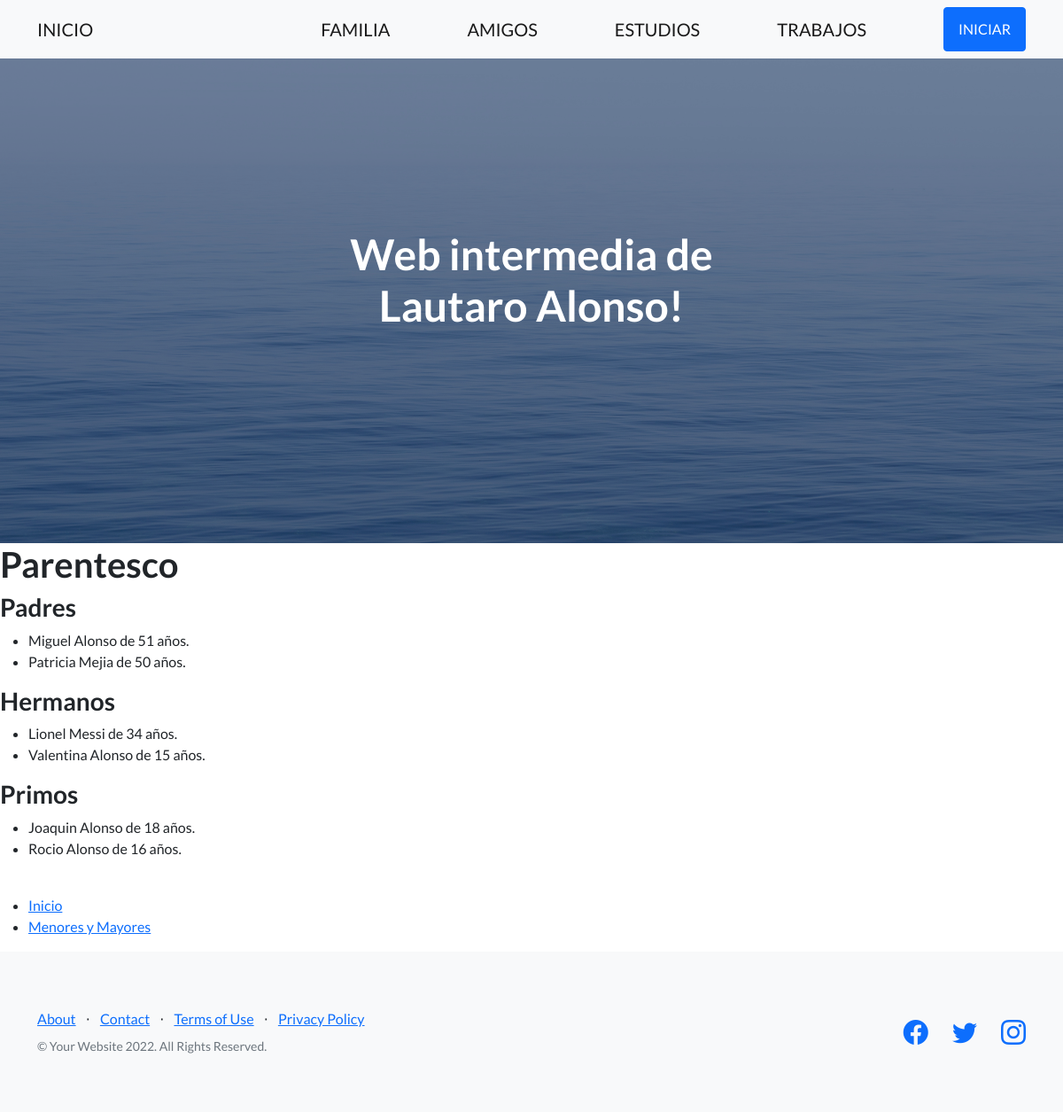
The page /app-familia/familia/parentesco/ on the database its author committed.
### app_Familia/models.py (models this page shows, shortened)
class Familiar(models.Model):
    nombre = models.CharField(max_length=50)
    apellido = models.CharField(max_length=50)
    edad = models.IntegerField()
    parentesco = models.CharField(max_length=50)
    class Meta():
        verbose_name = 'family'
        verbose_name_plural = 'My familys'
        ordering = ('nombre', '-edad')
        unique_together = ('nombre', 'apellido')

### app_Familia/views.py (the view)
# urls.py: path('familia/parentesco/', VistaParentesco, name='Parentesco'),
def VistaParentesco(self):
    plantilla = loader.get_template("parentesco.html")
    documento = plantilla.render({"familia": Familiar.objects.all()})
    return HttpResponse(documento)

### app_Familia/templates/parentesco.html
{% extends 'padre.html' %}
{% block bloqueQueCambia %}
    <h1>Parentesco</h1>
    <h3>Padres</h3>
    <ul>
        {% for familiar in familia %}
            {% if familiar.parentesco == "Padre" or familiar.parentesco == "Madre" %}
            <li>{{familiar.nombre}} {{familiar.apellido}} de {{familiar.edad}} años.</li>
            {% endif %}
        {% endfor %}
    </ul>
    <h3>Hermanos</h3>
    <ul>
        {% for familiar in familia %}
            {% if familiar.parentesco == "Hermano" or familiar.parentesco == "Hermana" %}
            <li>{{familiar.nombre}} {{familiar.apellido}} de {{familiar.edad}} años.</li>
            {% endif %}
        {% endfor %}
    </ul>
    <h3>Primos</h3>
    <ul>
        {% for familiar in familia %}
            {% if familiar.parentesco == "Primo" or familiar.parentesco == "Prima" %}
            <li>{{familiar.nombre}} {{familiar.apellido}} de {{familiar.edad}} años.</li>
            {% endif %}
        {% endfor %}
    </ul>
    <br>
    <ul>
        <li>
            <a href="{% url 'Familia' %}">Inicio</a>
        </li>
        <li>
            <a href="{% url 'Menor-y-mayor' %}">Menores y Mayores</a>
        </li>
    </ul>
{% endblock bloqueQueCambia %}

### rows shown on the page
Familiar: nombre "Miguel", apellido "Alonso", edad "51"
Familiar: nombre "Patricia", apellido "Mejia", edad "50"
Familiar: nombre "Lionel", apellido "Messi", edad "34"
Familiar: nombre "Valentina", apellido "Alonso", edad "15"
Familiar: nombre "Joaquin", apellido "Alonso", edad "18"
Familiar: nombre "Rocio", apellido "Alonso", edad "16"
